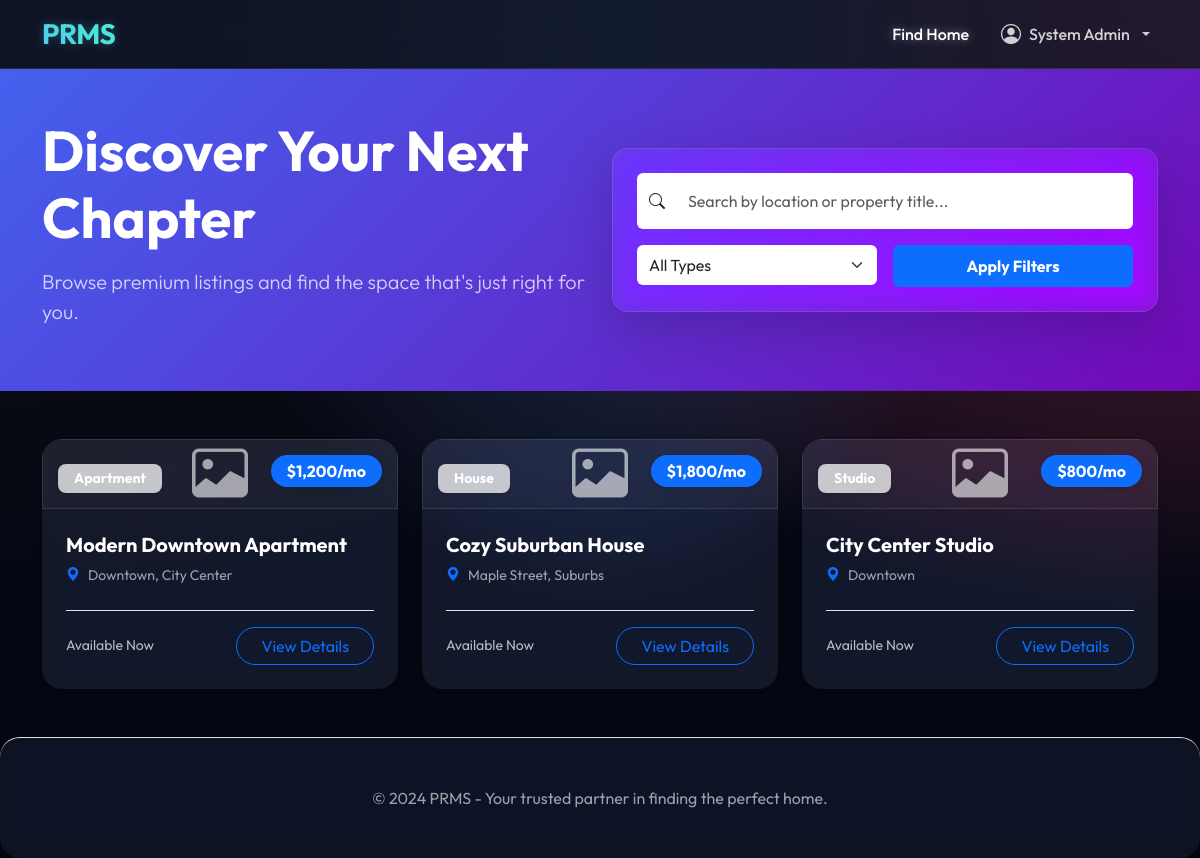
The page /app/views/tenant_view.php (signed in) on the database its author committed.
### tables this page shows
CREATE TABLE IF NOT EXISTS properties (
    id INT AUTO_INCREMENT PRIMARY KEY,
    owner_id INT NOT NULL,
    category_id INT NOT NULL,
    title VARCHAR(255) NOT NULL,
    description TEXT,
    price DECIMAL(10, 2) UNSIGNED NOT NULL DEFAULT 0.00,
    location VARCHAR(255) NOT NULL,
    address TEXT,
    bedrooms INT UNSIGNED DEFAULT 0,
    bathrooms INT UNSIGNED DEFAULT 0,
    type ENUM('Apartment', 'House', 'Condo', 'Studio', 'Villa', 'Townhouse') DEFAULT 'Apartment',
    status ENUM('Available', 'Rented', 'Maintenance') NOT NULL DEFAULT 'Available',
    created_at TIMESTAMP DEFAULT CURRENT_TIMESTAMP,
    updated_at TIMESTAMP DEFAULT CURRENT_TIMESTAMP ON UPDATE CURRENT_TIMESTAMP,
    CONSTRAINT fk_owner
        FOREIGN KEY (owner_id) 
        REFERENCES users(id) 
        ON DELETE CASCADE,
    CONSTRAINT fk_category
        FOREIGN KEY (category_id) 
        REFERENCES categories(id) 
        ON DELETE RESTRICT,
    INDEX (status),
    INDEX (category_id),
    INDEX (owner_id),
    INDEX (price)
);

### app/views/tenant_view.php (the view, shortened to what this page needs)
<?php
$search = trim($_GET['search'] ?? '');
$conn = get_db_connection();
$sql = "SELECT p.*,
        (SELECT image_path FROM property_images WHERE property_id = p.id ORDER BY is_main DESC, id ASC LIMIT 1) as main_image
        FROM properties p
        WHERE p.status = 'Available'";
$sql .= " ORDER BY p.created_at DESC";
$stmt = mysqli_prepare($conn, $sql);
mysqli_stmt_execute($stmt);
$result = mysqli_stmt_get_result($stmt);
$properties = [];
while ($row = mysqli_fetch_assoc($result)) {
    $properties[] = $row;
}
?>
<!DOCTYPE html>
<html lang="en">
<head>
    <link href="https://cdn.jsdelivr.net/npm/bootstrap@5.3.0/dist/css/bootstrap.min.css" rel="stylesheet">
    <link rel="stylesheet" href="../../public/assets/css/style.css?v=<?php echo time(); ?>">
    <link rel="stylesheet" href="https://cdn.jsdelivr.net/npm/bootstrap-icons@1.11.1/font/bootstrap-icons.css">
</head>
<body class="tenant-portal">
    <nav class="navbar navbar-expand-lg navbar-dark glass-nav sticky-top">
        <div class="container">
            <a class="navbar-brand text-gradient fs-3 fw-bold" href="../../public/index.php">PRMS</a>
            <div class="collapse navbar-collapse" id="navbarNav">
                <ul class="navbar-nav ms-auto align-items-center">
                    <li class="nav-item">
                        <a class="nav-link active" href="tenant_view.php">Find Home</a>
                    </li>
                    <?php if (isset($_SESSION['user_id'])): ?>
                        <li class="nav-item dropdown ms-lg-3">
                            <a class="nav-link dropdown-toggle d-flex align-items-center gap-2" href="#" id="navbarDropdown"
                                role="button" data-bs-toggle="dropdown">
                                <i class="bi bi-person-circle fs-5"></i>
                                <?php echo htmlspecialchars($_SESSION['user_name']); ?>
                            </a>
                        </li>
                    <?php else: ?>
                        <li class="nav-item ms-lg-3">
                            <a href="login.php" class="btn btn-outline-primary btn-sm px-4">Owner Login</a>
                        </li>
                    <?php endif; ?>
                </ul>
            </div>
        </div>
    </nav>
    <header class="page-header py-5 bg-gradient-primary text-white position-relative overflow-hidden mb-5">
        <div class="container position-relative z-1">
            <div class="row align-items-center">
                <div class="col-lg-6 mb-4 mb-lg-0">
                    <h1 class="display-4 fw-bold mb-3">Discover Your Next Chapter</h1>
                    <p class="lead opacity-75">Browse premium listings and find the space that's just right for you.</p>
                </div>
                <div class="col-lg-6">
                    <div class="glass-panel p-4 rounded-4 shadow-lg">
                        <form action="tenant_view.php" method="GET" class="row g-3">
                            <div class="col-12">
                                <div class="input-group">
                                    <span class="input-group-text bg-white border-0"><i class="bi bi-search"></i></span>
                                    <input type="text" name="search" class="form-control border-0 py-3"
                                        placeholder="Search by location or property title..."
                                        value="<?php echo htmlspecialchars($search); ?>">
                                </div>
                            </div>
                            <div class="col-md-6">
                                <select name="type" class="form-select border-0 py-2">
                                    <option value="">All Types</option>
                                </select>
                            </div>
                            <div class="col-md-6">
                                <button type="submit" class="btn btn-primary w-100 py-2 fw-bold">Apply Filters</button>
                            </div>
                        </form>
                    </div>
                </div>
            </div>
        </div>
    </header>
    <div class="container mb-5">
        <div class="row g-4">
            <?php if (empty($properties)): ?>
                <div class="col-12 text-center py-5">
                    <i class="bi bi-house-exclamation display-1 text-muted opacity-25 mb-3 d-block"></i>
                    <h3 class="text-secondary">No properties found matching your criteria.</h3>
                    <a href="tenant_view.php" class="btn btn-link">View all available properties</a>
                </div>
            <?php else: ?>
                <?php foreach ($properties as $property): ?>
                    <div class="col-md-6 col-lg-4">
                        <div class="card h-100 border-0 glass-panel property-card hover-up overflow-hidden shadow-sm">
                            <div class="position-relative">
                                <?php if ($property['main_image']): ?>
                                    <img src="../../images/<?php echo htmlspecialchars($property['main_image']); ?>"
                                        class="card-img-top property-thumb"
                                        alt="<?php echo htmlspecialchars($property['title']); ?>">
                                <?php else: ?>
                                    <div
                                        class="card-img-top property-thumb bg-light d-flex align-items-center justify-content-center">
                                        <i class="bi bi-image text-muted display-4"></i>
                                    </div>
                                <?php endif; ?>
                                <div
                                    class="property-badge position-absolute top-0 end-0 m-3 px-3 py-1 bg-primary text-white rounded-pill shadow-sm fw-bold">
                                    $<?php echo number_format($property['price'], 0); ?>/mo
                                </div>
                                <div
                                    class="type-badge position-absolute bottom-0 start-0 m-3 px-3 py-1 bg-white bg-opacity-75 text-dark rounded-3 shadow-sm small fw-bold">
                                    <?php echo htmlspecialchars($property['type']); ?>
                                </div>
                            </div>
                            <div class="card-body p-4">
                                <h5 class="card-title fw-bold mb-2"><?php echo htmlspecialchars($property['title']); ?></h5>
                                <p class="card-text text-muted small d-flex align-items-center gap-2 mb-4">
                                    <i class="bi bi-geo-alt-fill text-primary"></i>
                                    <?php echo htmlspecialchars($property['location']); ?>
                                </p>
                                <div class="d-flex justify-content-between align-items-center pt-3 border-top">
                                    <span class="text-secondary small">Available Now</span>
                                    <a href="property_details.php?id=<?php echo $property['id']; ?>"
                                        class="btn btn-outline-primary rounded-pill px-4">View Details</a>
                                </div>
                            </div>
                        </div>
                    </div>
                <?php endforeach; ?>
            <?php endif; ?>
        </div>
    </div>
    <footer class="footer py-5 glass-panel border-0 border-top mt-5">
        <div class="container text-center">
            <p class="text-muted mb-0">© 2024 PRMS - Your trusted partner in finding the perfect home.</p>
        </div>
    </footer>
</body>
</html>

### public/assets/css/style.css (style rules this page uses)
:root { --primary: #4361ee; --primary-light: #4895ef; --primary-dark: #3f37c9; --secondary: #b5179e; --success: #4cc9f0; --info: #4895ef; --warning: #f72585; --danger: #ef233c; --dark: #2b2d42; --light: #f8f9fa; --white: #ffffff; --gray-100: #f8f9fa; --gray-200: #e9ecef; --gray-300: #dee2e6; --gray-400: #ced4da; --gray-500: #adb5bd; --gray-600: #6c757d; --gray-700: #495057; --gray-800: #343a40; --gray-900: #212529; --glass: rgba(255, 255, 255, 0.7); --glass-border: rgba(255, 255, 255, 0.3); --glass-shadow: 0 8px 32px 0 rgba(31, 38, 135, 0.1); --transition: all 0.3s cubic-bezier(0.4, 0, 0.2, 1); }
body { font-family: 'Outfit', sans-serif; background-color: #040712; color: var(--white); min-height: 100vh; }
.beautified-page, .landing-page, .tenant-portal { background-color: #040712; background-image: radial-gradient(at 0% 0%, hsla(253, 16%, 7%, 1) 0, transparent 50%), radial-gradient(at 50% 0%, hsla(225, 39%, 30%, 1) 0, transparent 50%), radial-gradient(at 100% 0%, hsla(339, 49%, 30%, 1) 0, transparent 50%); background-attachment: fixed; background-size: cover; color: var(--white) !important; }
.beautified-page .glass-panel, .landing-page .glass-panel, .tenant-portal .glass-panel { background: rgba(255, 255, 255, 0.05); backdrop-filter: blur(12px) saturate(180%); -webkit-backdrop-filter: blur(12px) saturate(180%); border: 1px solid rgba(255, 255, 255, 0.1); border-radius: 20px; box-shadow: 0 8px 32px 0 rgba(0, 0, 0, 0.3); }
.beautified-page .text-secondary, .landing-page .text-secondary, .tenant-portal .text-secondary, .landing-page .text-muted, .tenant-portal .text-muted { color: rgba(255, 255, 255, 0.7) !important; }
.beautified-page .glass-nav, .landing-page .glass-nav, .tenant-portal .glass-nav { background: rgba(15, 23, 42, 0.8) !important; backdrop-filter: blur(15px); -webkit-backdrop-filter: blur(15px); backdrop-filter: blur(15px); -webkit-backdrop-filter: blur(15px); border-bottom: 1px solid rgba(255, 255, 255, 0.1); }
.bg-gradient-primary { background: linear-gradient(135deg, #4361ee, #7209b7) !important; }
.beautified-page .navbar-brand, .landing-page .navbar-brand, .tenant-portal .navbar-brand { font-weight: 700 !important; letter-spacing: -0.5px; background: linear-gradient(45deg, #4cc9f0, #4df0ce) !important; -webkit-background-clip: text !important; background-clip: text !important; -webkit-text-fill-color: transparent !important; filter: drop-shadow(0 0 5px rgba(76, 201, 240, 0.3)) !important; }
.beautified-page .nav-link, .landing-page .nav-link, .tenant-portal .nav-link { color: rgba(255, 255, 255, 0.8) !important; font-weight: 500; }
.beautified-page .nav-link.active, .landing-page .nav-link.active, .tenant-portal .nav-link.active, .beautified-page .nav-link:hover, .landing-page .nav-link:hover, .tenant-portal .nav-link:hover { color: white !important; text-shadow: 0 0 10px rgba(255, 255, 255, 0.4); }
.beautified-page .card .text-muted, .landing-page .card .text-muted, .tenant-portal .card .text-muted { color: rgba(255, 255, 255, 0.6) !important; }
.property-card .card-body { background: rgba(255, 255, 255, 0.02) !important; }
.property-card .card-title { color: white !important; }
.beautified-page .text-gradient, .landing-page .text-gradient, .tenant-portal .text-gradient { background: linear-gradient(45deg, #4cc9f0, #4df0ce) !important; -webkit-background-clip: text !important; background-clip: text !important; -webkit-text-fill-color: transparent !important; }
.beautified-page .text-dark, .landing-page .text-dark, .tenant-portal .text-dark { color: var(--white) !important; }
.beautified-page .bg-light, .landing-page .bg-light, .tenant-portal .bg-light { background: rgba(255, 255, 255, 0.05) !important; border: 1px solid rgba(255, 255, 255, 0.1); }
.beautified-page .text-muted, .landing-page .text-muted, .tenant-portal .text-muted { color: rgba(255, 255, 255, 0.6) !important; }

### rows shown on the page
properties: price "1,200", type "Apartment", title "Modern Downtown Apartment", location "Downtown, City Center"
properties: price "1,800", type "House", title "Cozy Suburban House", location "Maple Street, Suburbs"
properties: price "800", type "Studio", title "City Center Studio", location "Downtown"

### other values the page prints
$_SESSION['user_name'] "System Admin"
